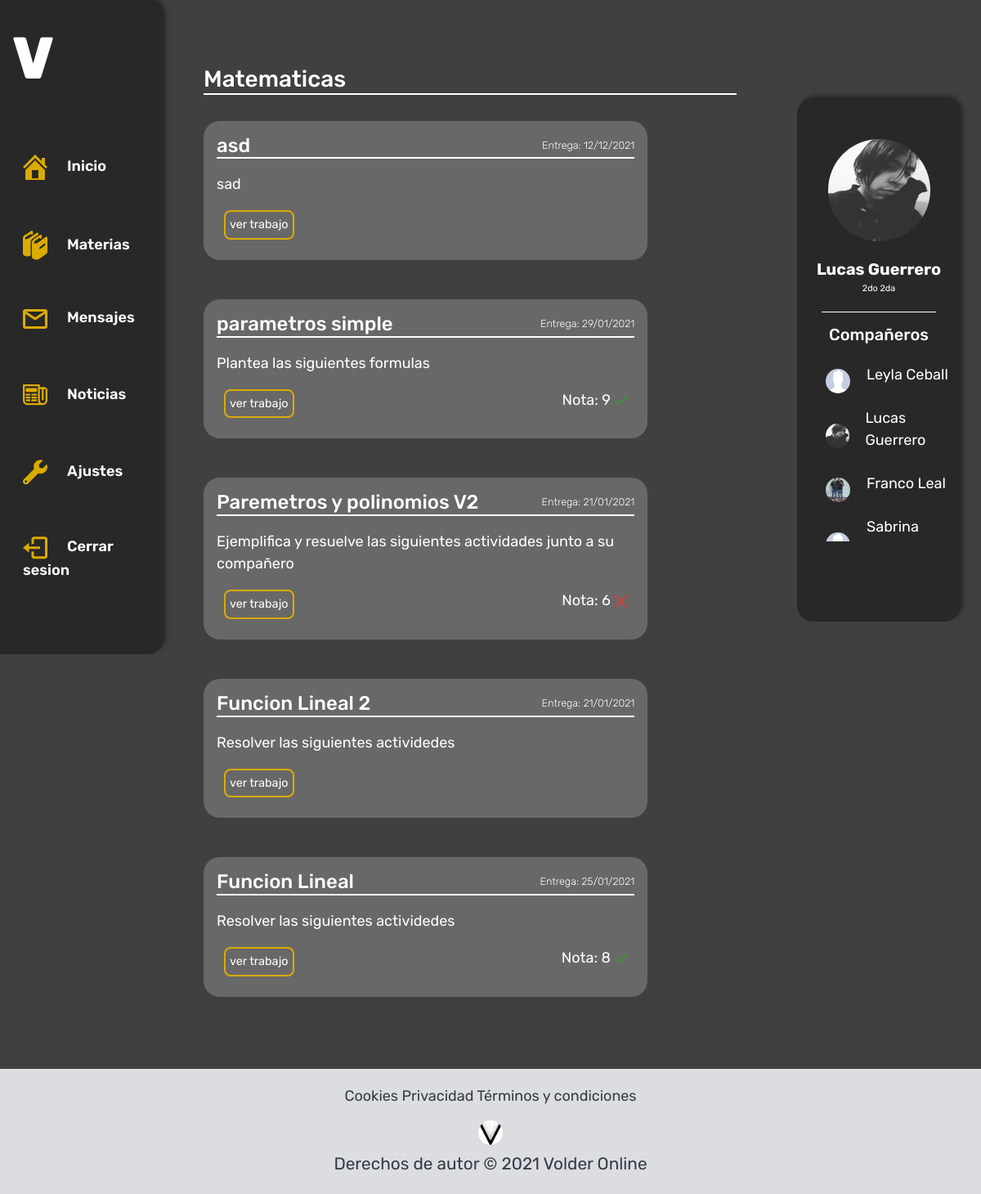
Screenshot of /estudiante/materia/1/ (signed in) with the database file from the repository.
### usuarios/models.py (models this page shows, shortened)
class Materia(models.Model):
    nombre = models.CharField(max_length=50)
    curso = models.ForeignKey(Cursoos, on_delete = models.CASCADE, null=True, blank=True)
    profesor = models.ForeignKey(Profesor, on_delete = models.CASCADE, null=True, blank=True)
    trabajos_entregados = models.IntegerField(null=True, blank=True)
    class Meta():
        ordering = ['nombre']

class Trabajo(models.Model):
    titulo = models.CharField(max_length=50)
    materia = models.ForeignKey(Materia, on_delete = models.CASCADE, null=True, blank=True)
    fecha_de_subida = models.DateTimeField(auto_now_add=True)
    fecha_de_entrega = models.DateTimeField(auto_now_add=False)
    tipo_de_trabajo = models.ForeignKey(TipoDeTarea, on_delete = models.CASCADE, null=True, blank=True)
    consigna = models.CharField(max_length=50)
    contenido = models.TextField()
    fuentes = models.CharField(max_length=50)
    class Meta():
        ordering = ['-fecha_de_subida']

class NotaTrabajo(models.Model):
    estadoNota = (
        ('1', '1'),
        ('2', '2'),
        ('3', '3'),
        ('4', '4'),
        ('5', '5'),
        ('6', '6'),
        ('7', '7'),
        ('8', '8'),
        ('9', '9'),
        ('10', '10')
    )
    respuestaTrabajo = models.ForeignKey(RespuestaTrabajo, on_delete = models.CASCADE)
    comentario = models.TextField(max_length=200, null=True, blank=True)
    nota = models.CharField(max_length=20, choices=estadoNota)

class Estudiante(models.Model):
    user = models.OneToOneField(User, on_delete = models.CASCADE)
    nombre = models.CharField(max_length=50)
    apellido = models.CharField(max_length=50)
    dni = models.IntegerField(unique=True)
    curso = models.ForeignKey(Cursoos, on_delete = models.CASCADE, null=True, blank=True)
    foto =  models.ImageField(upload_to="fotos_de_perfil/estudiante", null=True, blank=True)
    class Meta():
        ordering = ['apellido']
    def __str__(self):
        nombre_y_apellido = self.nombre + " " + self.apellido
        return nombre_y_apellido
    @property
    def imageURL(self):
        try:
            url = self.foto.url
        except:
            url = "/static/img/fotoPerfil.jpg"
        return url

class Cursoos(models.Model):
    curso = models.CharField(max_length=10, null=True, blank=True)
    division = models.CharField(max_length=10, null=True, blank=True)
    class Meta():
        ordering = ['curso']

### volder_app/decorators.py (the view)
        def wrapper(request, *args, **kwargs):
            if not hasattr(request.user, self.attribute):
                return redirect(self.redirect_to_url, **self.args_dict_to_redirect)
            return view(request, *args, **kwargs)

### usuarios/models.py (called while the page is built)
    def __str__(self):
        return str(self.estudiante) + str(self.comentario)

### volder_app/templates/volder/materia.html (shortened to what this page needs)
{% extends 'volder/base.html' %}
{% load static %}
{% block content %}
<div class="contenido-block mid-contenido-animacion col-12 col-md-7 mx-auto my-5 px-4 py-3">
    <h3 id="materias" class="contenido--block--title col-12 pt-3">{{materia.nombre}}</h3>
    {% for trabajo in trabajos %}
        <div id="trabajo-{{trabajo.id}}" class="trabajo  trabajos-animacion col-10 my-4 p-3 mx-auto">
            <div class="trabajo--titulo">
                <h4 class="titulo--nombre">{{trabajo.titulo}}</h4>
                <p class="titulo--fecha"> Entrega: {{trabajo.fecha_de_entrega|date:'d/m/Y'}}</p>
            </div>
            <p class="trabajo--p">   {{trabajo.consigna}}  </p>
            <div class="trabajo--end">
                <a id="button-{{trabajo.id}}" href="{% url 'trabajo' trabajo.id %}" class="btn">ver trabajo</a>
                {% for nota in notas %}
                    {% if nota.respuestaTrabajo.trabajo == trabajo %}
                        <div class="trabajo--nota">
                            <span>Nota: {{nota.nota}}</span>
                        </div>
                    {% endif %}
                {% endfor %}
            </div>
        </div>
    {% endfor %}
</div>
{% include 'volder/perfil_alumno.html' %}
{% endblock %}

### volder_app/templates/volder/perfil_alumno.html
{% load static %}
<div id="container" class="container container-animacion col-10 col-md-2 my-4 ">
    <div class="perfil">
        <img class="foto" src="{{user.estudiante.imageURL}}">
        <div class="nombre">
            <p>{{user.estudiante.nombre}} {{user.estudiante.apellido}}</p>
        </div>
        <div class="curso">
            <p>{{user.estudiante.curso.curso}} {{user.estudiante.curso.division}}</p>
        </div>
    </div>
    <div class="compañeros compañeros-animacion row">
        <div class="compañeros--titulo mx-auto mb-3">
            <h5>Compañeros</h5>
        </div>
        {% for compañero in compañero %}
            <div class="perfil-compañero">
                <a href="{% url 'mensajes' compañero.user_id %}">
                    <img class="foto-compañeros" src="{{compañero.imageURL}}">
                    <div class="nick">
                        <p>{{compañero}}</p>
                    </div>
                </a>
            </div>
        {% endfor %}
    </div>
</div>

### volder_app/static/css/header_footer.css (style rules this page uses)
:root { --blue: #007bff; --indigo: #6610f2; --purple: #6f42c1; --pink: #e83e8c; --red: #dc3545; --orange: #fd7e14; --yellow: #ffc107; --green: #28a745; --teal: #20c997; --cyan: #17a2b8; --white: #fff; --gray: #6c757d; --primary: #007bff; --secondary: #6c757d; --success: #28a745; --info: #17a2b8; --warning: #ffc107; --danger: #DC3544; --light: #f8f9fa; --dark: #343a40; }

### volder_app/static/css/estudiante/main.css (style rules this page uses)
:root { --naranja:#DAAB00; --negro:#282828; --bg:#404040; --grey:#686868; --white:#FFF; }
* { margin: 0px; padding: 0px; outline: none; }
.row { margin: 0px !important; padding: 0px !important; }
body { font-size: 18px; font-family:'Rubik', sans-serif; }
.contenedor, .container, .mid-contenido, .container-comentario { color: var(--white); border-radius: 20px; background-color: var(--negro); box-shadow: 3px -3px 5px var(--negro); }
.mid-contenido-animacion { padding-top:70px; }
.contenido--block--title { color:var(--white); display: inline-block; text-align: left; padding: 0; border-bottom: 2px solid var(--white) ; }
.trabajo { color: var(--white); display: inline-block; background-color: var(--grey); border-radius: 20px; padding: 5px 10px; }
.trabajo--titulo { display:flex; align-items: center; border-bottom: 2px solid var(--white); }
.titulo--nombre, .titulo--fecha { margin-bottom:0; }
.titulo--nombre { font-weight:500; }
.titulo--fecha { text-align:center; margin-left: auto; font-size: .7em; font-weight:100; }
.trabajo--p { margin: 1em 0 1em 0; }
.trabajo--end { display:flex; position: relative; bottom:0; margin: .5em; }
.trabajo--end .btn { font-size: .8em; border: 2px solid var(--naranja); border-radius: 8px; background-color: transparent; color:var(--white); padding: 5px; }
.trabajo--nota { margin-left: auto; }
#container, #container-comentario { position: sticky; top: 15vh; height: 80vh; }
.perfil .foto { display:block; margin:auto; height: 125px; width: 125px; border-radius: 50%; margin-top: 50px; margin-bottom: 20px; }
.perfil p { margin-bottom: 0; }
.perfil .nombre, #container-comentario .titulo { font-weight: 700; font-size: 1.1em; }
.perfil .curso { font-size: .6em; font-weight: normal; padding-bottom: 20px; margin: 0 15px; border-bottom: 1px solid var(--white); }
.compañeros--titulo { margin: 15px; font-weight: lighter; }
.container .perfil .nombre, .curso { text-align: center; }
.compañeros { height: 35vh; overflow-x: hidden; overflow-y: scroll; }
.perfil-compañero > a { display: flex; align-items: center; width:100%; margin-left: 20px; text-decoration: none; }
.perfil-compañero { margin-bottom: 10px; }
.compañeros .foto-compañeros { display:block; float: left; height: 30px; width: 30px; border-radius: 50%; }
.compañeros .nick { color:white; font-size: 1em; margin-left: 20px; }

### rows the page displays
Materia: nombre "Matematicas"
Trabajo: titulo "asd", fecha_de_entrega "12/12/2021", consigna "sad"
Trabajo: titulo "parametros simple", fecha_de_entrega "29/01/2021", consigna "Plantea las siguientes formulas"
NotaTrabajo: nota "9"
Trabajo: titulo "Paremetros y polinomios V2", fecha_de_entrega "21/01/2021", consigna "Ejemplifica y resuelve las siguientes actividades junto a su compañero"
NotaTrabajo: nota "6"
Trabajo: titulo "Funcion Lineal 2", fecha_de_entrega "21/01/2021", consigna "Resolver las siguientes actividedes"
Trabajo: titulo "Funcion Lineal", fecha_de_entrega "25/01/2021", consigna "Resolver las siguientes actividedes"
NotaTrabajo: nota "8"
Estudiante: nombre+apellido "Leyla…"
Estudiante: imageURL (picture), nombre+apellido "Lucas Guerrero"
Estudiante: imageURL (picture), nombre+apellido "Franco Leal"
Estudiante: nombre+apellido "Sabrina…"

### other values shown
{{ user.estudiante.nombre }} "Lucas"
{{ user.estudiante.apellido }} "Guerrero"
{{ user.estudiante.curso.curso }} "2do"
{{ user.estudiante.curso.division }} "2da"
